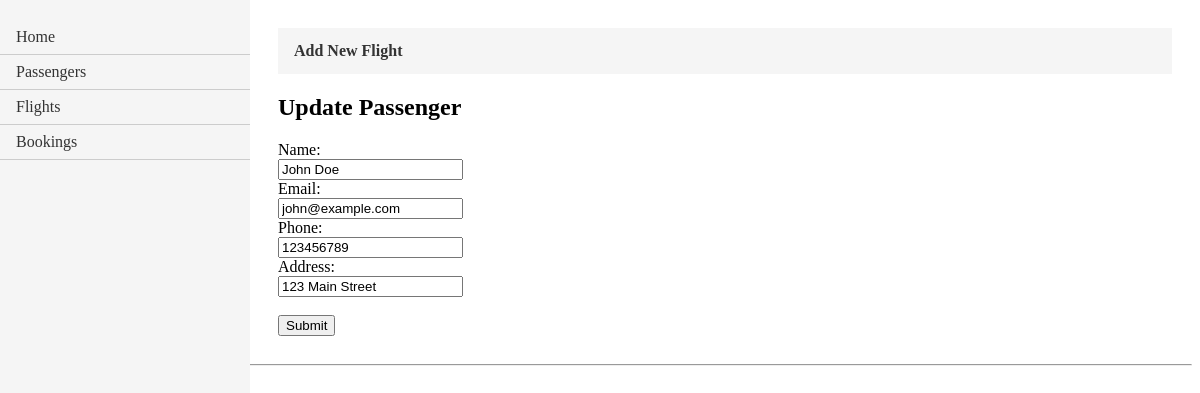
Page /passenger/update/12/ on the earlier database version.
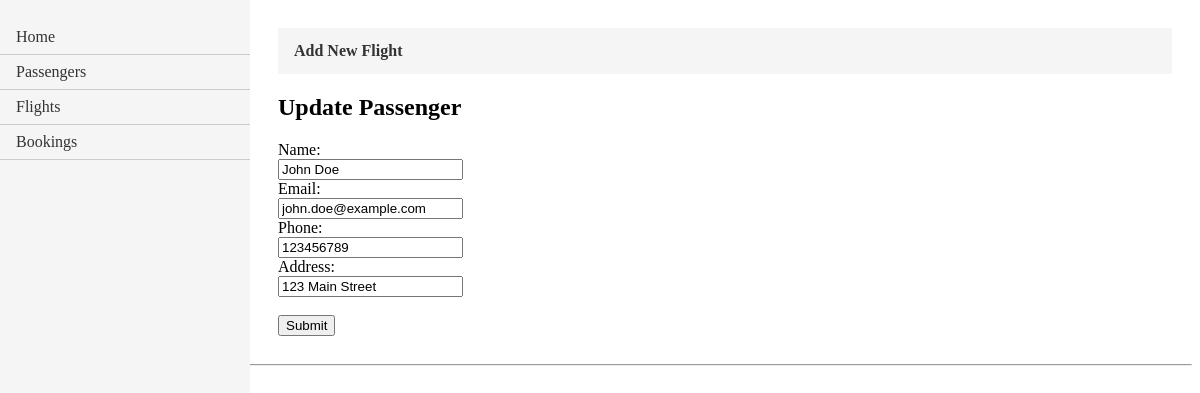
Same page on the later database version.
### FlightBookingApp/models.py (models this page shows, shortened)
class Passenger(models.Model):
    passengerID = models.AutoField(primary_key=True)
    name = models.CharField(max_length=100)
    email = models.EmailField(unique=True)
    phone = models.CharField(max_length=20)
    address = models.CharField(max_length=200)

### FlightBookingApp/views.py (the view)
# urls.py: path('passenger/update/<int:passenger_id>/', views.update_passenger_form, name='update_passenger_form'), #load passenger information to update
def update_passenger_form(request, passenger_id):
    passenger = Passenger.objects.get(passengerID=passenger_id)
    return render(request, 'update_passenger.html', {'passenger': passenger})

### FlightBookingApp/templates/update_passenger.html
{% extends "layout.html" %}
{% block content%}
<ul class="crud-menu">
    <li><a href="{% url 'create_passenger' %}"><b>Add New Flight</b></a></li>
</ul>
<h2>Update Passenger</h2>
<form method="post" action="{% url 'update_passenger_submit' passenger.passengerID %}">
    <label for="name">Name:</label><br>
    <input type="text" id="name" name="name" value="{{ passenger.name }}"><br>
    <label for="email">Email:</label><br>
    <input type="email" id="email" name="email" value="{{ passenger.email }}"><br>
    <label for="phone">Phone:</label><br>
    <input type="text" id="phone" name="phone" value="{{ passenger.phone }}"><br>
    <label for="address">Address:</label><br>
    <input type="text" id="address" name="address" value="{{ passenger.address }}"><br><br>
    <button type="submit">Submit</button>
</form>
{%endblock content%}

Differences in the rows shown:
changed Passenger "John Doe": email "john@example.com" → "john.doe@example.com"
